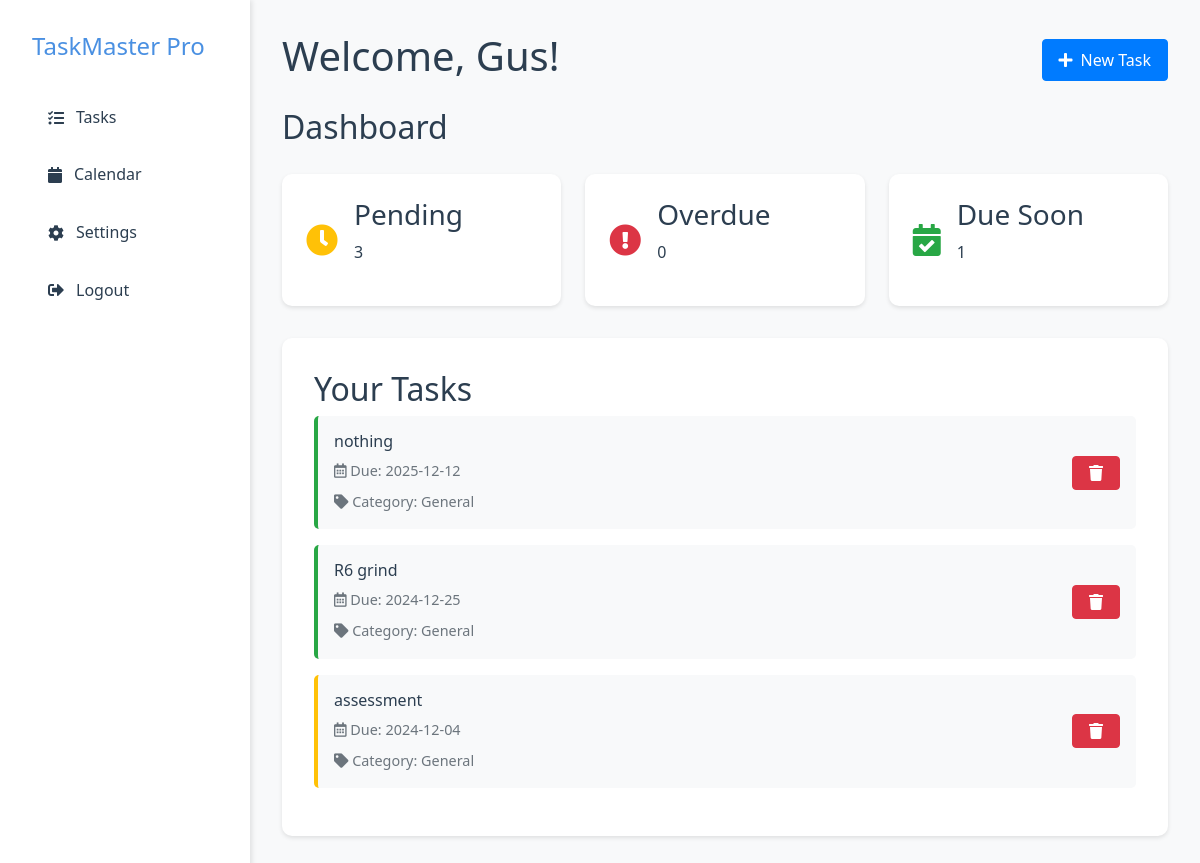
/dashboard (signed in), run on the app's committed database.
### tables this page shows
CREATE TABLE todos (
                id INTEGER PRIMARY KEY AUTOINCREMENT,
                user_id INTEGER NOT NULL,
                task TEXT NOT NULL,
                due_date TEXT NOT NULL,
                done BOOLEAN NOT NULL DEFAULT 0, category_id INTEGER 
            REFERENCES categories(id), category TEXT DEFAULT 'General',
                FOREIGN KEY (user_id) REFERENCES users (id)
            );

### app.py (the view, shortened to what this page needs)
@app.route("/dashboard", methods=["GET", "POST"])
def dashboard():
    if 'user_id' not in session:
        flash("Please login first!", "error")
        return redirect(url_for("login"))
    conn = sqlite3.connect(DB_PATH)
    cursor = conn.cursor()
    cursor.execute("SELECT id, task, due_date, category FROM todos WHERE user_id = ?", (session['user_id'],))
    todos = cursor.fetchall()
    conn.close()
    todo_list = []
    for todo in todos:
        due_date = datetime.fromisoformat(todo[2])
        time_left = due_date - datetime.now()
        if time_left.total_seconds() < 0:
            color = "red"  # Overdue
        elif time_left <= timedelta(days=7):
            color = "yellow"  # Due soon
        else:
            color = "on-time"
        todo_list.append({
            "id": todo[0],
            "task": todo[1],
            "due_date": due_date.strftime("%Y-%m-%d"),
            "category": todo[3],
            "color": color
        })
    return render_template("dashboard.html", todo_list=todo_list)

### templates/dashboard.html (shortened to what this page needs)
<!DOCTYPE html>
<html lang="en">
<head>
    <link rel="stylesheet" href="{{ url_for('static', filename='css/style.css') }}">
    <link rel="stylesheet" href="https://cdnjs.cloudflare.com/ajax/libs/font-awesome/5.15.4/css/all.min.css">
</head>
<body class="dashboard-body">
    <div class="dashboard-container">
        <aside class="sidebar">
            <div class="sidebar-header">
                <h2 class="logo">TaskMaster Pro</h2>
            </div>
            <nav class="sidebar-nav">
                <a href="{{ url_for('dashboard') }}" class="nav-item {% if active_page == 'tasks' %}active{% endif %}">
                    <i class="fas fa-tasks"></i> Tasks
                </a>
                <a href="{{ url_for('calendar_view') }}" class="nav-item {% if active_page == 'calendar' %}active{% endif %}">
                    <i class="fas fa-calendar"></i> Calendar
                </a>
                <a href="{{ url_for('settings') }}" class="nav-item {% if active_page == 'settings' %}active{% endif %}">
                    <i class="fas fa-cog"></i> Settings
                </a>
                <a href="{{ url_for('logout') }}" class="nav-item">
                    <i class="fas fa-sign-out-alt"></i> Logout
                </a>
            </nav>
        </aside>
        <main class="main-content">
            <header class="dashboard-header">
                <h1>Welcome, {{ session['username'] }}!</h1>
                <div class="header-actions">
                    <button class="btn btn-primary" onclick="document.getElementById('addTaskModal').style.display='block'">
                        <i class="fas fa-plus"></i> New Task
                    </button>
                </div>
            </header>
            <div class="dashboard-header">
                <h2>Dashboard</h2>
            </div>
            <div class="task-summary">
                <div class="summary-card">
                    <i class="fas fa-clock text-warning"></i>
                    <div class="summary-info">
                        <h3>Pending</h3>
                        <p>{{ todo_list|length }}</p>
                    </div>
                </div>
                <div class="summary-card">
                    <i class="fas fa-exclamation-circle text-danger"></i>
                    <div class="summary-info">
                        <h3>Overdue</h3>
                        <p>{{ todo_list|selectattr('color', 'equalto', 'red')|list|length }}</p>
                    </div>
                </div>
                <div class="summary-card">
                    <i class="fas fa-calendar-check text-success"></i>
                    <div class="summary-info">
                        <h3>Due Soon</h3>
                        <p>{{ todo_list|selectattr('color', 'equalto', 'yellow')|list|length }}</p>
                    </div>
                </div>
            </div>
            <div class="task-list">
                <h2>Your Tasks</h2>
                {% if todo_list %}
                    {% for todo in todo_list %}
                    <div class="task-card status-{{ todo.color }}">
                        <div class="task-content">
                            <h3>{{ todo.task }}</h3>
                            <p><i class="far fa-calendar-alt"></i> Due: {{ todo.due_date }}</p>
                            <p><i class="fas fa-tag"></i> Category: {{ todo.category }}</p>
                        </div>
                        <div class="task-actions">
                            <a href="{{ url_for('delete_task', task_id=todo.id) }}" class="btn btn-danger btn-sm">
                                <i class="fas fa-trash"></i>
                            </a>
                        </div>
                    </div>
                    {% endfor %}
                {% else %}
                    <div class="empty-state">
                        <i class="fas fa-clipboard-list"></i>
                        <p>No tasks yet. Add your first task to get started!</p>
                    </div>
                {% endif %}
            </div>
        </main>
    </div>
</body>
</html>

### static/css/style.css (style rules this page uses)
:root { --primary-color: #4a90e2; --secondary-color: #2c3e50; --background-color: #f5f6fa; --text-color: #2c3e50; --spacing: 2rem; }
* { margin: 0; padding: 0; box-sizing: border-box; }
body { font-family: 'Segoe UI', system-ui, sans-serif; line-height: 1.6; color: var(--text-color); background-color: var(--background-color); }
.logo { font-size: 1.5rem; color: var(--primary-color); }
.btn { padding: 0.5rem 1.5rem; border-radius: 5px; text-decoration: none; font-weight: 500; transition: all 0.3s ease; }
.btn-primary { background: var(--primary-color); color: white; }
.dashboard-body { background-color: #f8f9fa; height: 100vh; overflow: hidden; }
.dashboard-container { display: flex; height: 100vh; }
.sidebar { width: 250px; background: white; box-shadow: 2px 0 5px rgba(0,0,0,0.1); padding: 2rem; }
.sidebar-header { margin-bottom: 2rem; }
.nav-item { display: flex; align-items: center; padding: 0.75rem 1rem; color: var(--secondary-color); text-decoration: none; border-radius: 5px; margin-bottom: 0.5rem; }
.nav-item i { margin-right: 0.75rem; }
.main-content { flex: 1; padding: 2rem; overflow-y: auto; }
.dashboard-header { display: flex; justify-content: space-between; align-items: center; margin-bottom: 2rem; }
.task-summary { display: grid; grid-template-columns: repeat(auto-fit, minmax(200px, 1fr)); gap: 1.5rem; margin-bottom: 2rem; }
.summary-card { background: white; padding: 1.5rem; border-radius: 10px; display: flex; align-items: center; box-shadow: 0 2px 4px rgba(0,0,0,0.1); }
.summary-card i { font-size: 2rem; margin-right: 1rem; }
.text-warning { color: #ffc107; }
.text-danger { color: #dc3545; }
.text-success { color: #28a745; }
.task-list { background: white; padding: 2rem; border-radius: 10px; box-shadow: 0 2px 4px rgba(0,0,0,0.1); }
.task-card { display: flex; justify-content: space-between; align-items: center; padding: 1rem; border-radius: 5px; margin-bottom: 1rem; background: #f8f9fa; border-left: 4px solid #ddd; }
.status-yellow { border-left-color: #ffc107; }
.status-on-time { border-left-color: #28a745; }
.task-content h3 { margin: 0; font-size: 1rem; }
.task-content p { margin: 0.5rem 0 0; color: #6c757d; font-size: 0.9rem; }
.btn-sm { padding: 0.25rem 0.5rem; font-size: 0.875rem; }
.btn-danger { background: #dc3545; color: white; }

### templates/dashboard.html (style rules this page uses)
.dashboard-header { display: flex; justify-content: space-between; align-items: center; margin-bottom: 20px; }
.btn { padding: 8px 16px; text-decoration: none; border-radius: 4px; display: inline-flex; align-items: center; gap: 0.5rem; }
.btn-primary { background-color: #007bff; color: white; }
.btn-danger { background-color: #dc3545; color: white; }
.btn i { font-size: 1rem; }

### data on the page
todos: task "nothing", due_date "2025-12-12", category "General"
todos: task "R6 grind", due_date "2024-12-25", category "General"
todos: task "assessment", due_date "2024-12-04", category "General"

### other printed values
{{ session['username'] }} "Gus"
{{ todo_list|length }} "3"
{{ todo_list|selectattr('color', 'equalto', 'red')|list|length }} "0"
{{ todo_list|selectattr('color', 'equalto', 'yellow')|list|length }} "1"
